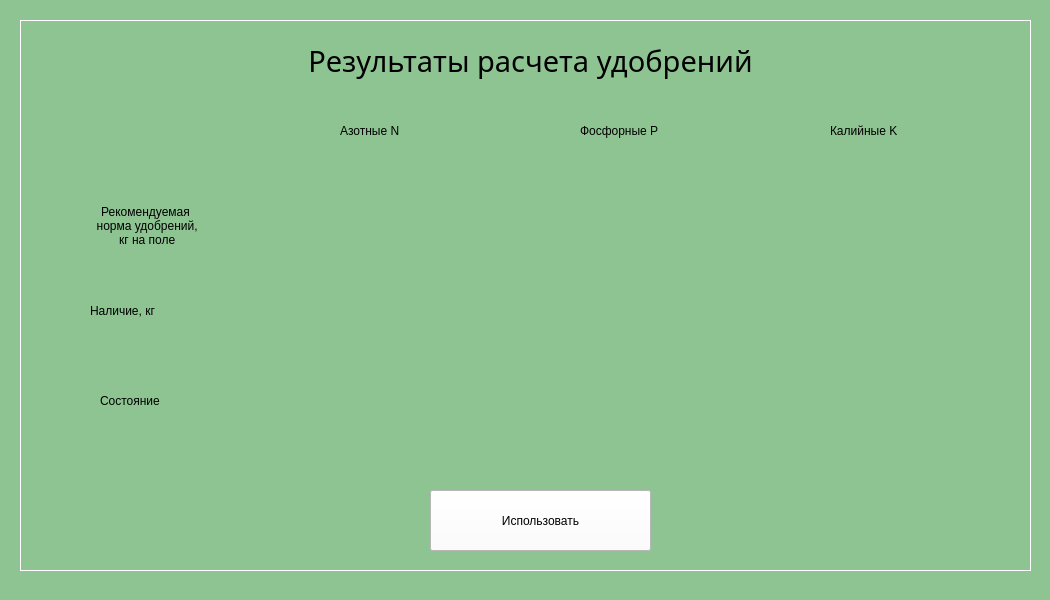
<?xml version="1.0" encoding="UTF-8"?>
<ui version="4.0">
 <class>ResultWindow</class>
 <widget class="QMainWindow" name="ResultWindow">
  <property name="geometry">
   <rect>
    <x>0</x>
    <y>0</y>
    <width>1050</width>
    <height>600</height>
   </rect>
  </property>
  <property name="sizePolicy">
   <sizepolicy hsizetype="Fixed" vsizetype="Fixed">
    <horstretch>0</horstretch>
    <verstretch>0</verstretch>
   </sizepolicy>
  </property>
  <property name="minimumSize">
   <size>
    <width>900</width>
    <height>600</height>
   </size>
  </property>
  <property name="maximumSize">
   <size>
    <width>1050</width>
    <height>600</height>
   </size>
  </property>
  <property name="windowTitle">
   <string>Результат</string>
  </property>
  <property name="styleSheet">
   <string notr="true">background-color: rgb(141, 196, 145);</string>
  </property>
  <widget class="QWidget" name="centralwidget">
   <widget class="QFrame" name="frame">
    <property name="geometry">
     <rect>
      <x>20</x>
      <y>20</y>
      <width>1011</width>
      <height>551</height>
     </rect>
    </property>
    <property name="styleSheet">
     <string notr="true">color: rgb(255, 255, 255);</string>
    </property>
    <property name="frameShape">
     <enum>QFrame::Box</enum>
    </property>
    <property name="frameShadow">
     <enum>QFrame::Plain</enum>
    </property>
    <widget class="QLabel" name="title_lbl">
     <property name="geometry">
      <rect>
       <x>220</x>
       <y>10</y>
       <width>581</width>
       <height>61</height>
      </rect>
     </property>
     <property name="font">
      <font>
       <family>Book Antiqua</family>
       <pointsize>22</pointsize>
      </font>
     </property>
     <property name="styleSheet">
      <string notr="true">color: rgb(0, 0, 0);</string>
     </property>
     <property name="midLineWidth">
      <number>1</number>
     </property>
     <property name="text">
      <string>Результаты расчета удобрений</string>
     </property>
     <property name="alignment">
      <set>Qt::AlignCenter</set>
     </property>
    </widget>
    <widget class="QLabel" name="azot_lbl">
     <property name="geometry">
      <rect>
       <x>320</x>
       <y>100</y>
       <width>161</width>
       <height>21</height>
      </rect>
     </property>
     <property name="styleSheet">
      <string notr="true">font: 16pt &quot;Book Antiqua&quot;;
color: rgb(0, 0, 0);</string>
     </property>
     <property name="text">
      <string>Азотные N</string>
     </property>
    </widget>
    <widget class="QLineEdit" name="azot_tb">
     <property name="geometry">
      <rect>
       <x>260</x>
       <y>180</y>
       <width>231</width>
       <height>41</height>
      </rect>
     </property>
     <property name="styleSheet">
      <string notr="true">font: bold 18pt &quot;Book Antiqua&quot;;
color: rgb(0, 0, 0);
border: none;
background-color: rgb(141, 196, 145);
</string>
     </property>
     <property name="alignment">
      <set>Qt::AlignCenter</set>
     </property>
     <property name="readOnly">
      <bool>true</bool>
     </property>
    </widget>
    <widget class="QLineEdit" name="potassium_tb">
     <property name="geometry">
      <rect>
       <x>760</x>
       <y>180</y>
       <width>231</width>
       <height>41</height>
      </rect>
     </property>
     <property name="styleSheet">
      <string notr="true">font: bold 18pt &quot;Book Antiqua&quot;;
color: rgb(0, 0, 0);
border: none;
background-color: rgb(141, 196, 145);</string>
     </property>
     <property name="alignment">
      <set>Qt::AlignCenter</set>
     </property>
     <property name="readOnly">
      <bool>true</bool>
     </property>
    </widget>
    <widget class="QLineEdit" name="phosphor_tb">
     <property name="geometry">
      <rect>
       <x>510</x>
       <y>180</y>
       <width>231</width>
       <height>41</height>
      </rect>
     </property>
     <property name="styleSheet">
      <string notr="true">font: bold 18pt &quot;Book Antiqua&quot;;
color: rgb(0, 0, 0);
border: none;
background-color: rgb(141, 196, 145);</string>
     </property>
     <property name="alignment">
      <set>Qt::AlignCenter</set>
     </property>
     <property name="readOnly">
      <bool>true</bool>
     </property>
    </widget>
    <widget class="QLabel" name="potassium_lbl">
     <property name="geometry">
      <rect>
       <x>810</x>
       <y>100</y>
       <width>161</width>
       <height>21</height>
      </rect>
     </property>
     <property name="styleSheet">
      <string notr="true">font: 16pt &quot;Book Antiqua&quot;;
color: rgb(0, 0, 0);</string>
     </property>
     <property name="text">
      <string>Калийные K</string>
     </property>
    </widget>
    <widget class="QLabel" name="phosphor_lbl">
     <property name="geometry">
      <rect>
       <x>560</x>
       <y>100</y>
       <width>181</width>
       <height>21</height>
      </rect>
     </property>
     <property name="styleSheet">
      <string notr="true">font: 16pt &quot;Book Antiqua&quot;;
color: rgb(0, 0, 0);</string>
     </property>
     <property name="text">
      <string>Фосфорные P</string>
     </property>
    </widget>
    <widget class="QPushButton" name="use_btn">
     <property name="geometry">
      <rect>
       <x>410</x>
       <y>470</y>
       <width>221</width>
       <height>61</height>
      </rect>
     </property>
     <property name="styleSheet">
      <string notr="true">background-color: rgb(255, 255, 255);
color: rgb(0, 0, 0);
border-color: rgb(0, 0, 0);
font: 14pt &quot;Book Antiqua&quot;;</string>
     </property>
     <property name="text">
      <string>Использовать</string>
     </property>
     <property name="checkable">
      <bool>false</bool>
     </property>
     <property name="autoRepeatDelay">
      <number>300</number>
     </property>
    </widget>
    <widget class="QLabel" name="azot_lbl_3">
     <property name="geometry">
      <rect>
       <x>70</x>
       <y>280</y>
       <width>141</width>
       <height>21</height>
      </rect>
     </property>
     <property name="styleSheet">
      <string notr="true">font: 14pt &quot;Book Antiqua&quot;;
color: rgb(0, 0, 0);</string>
     </property>
     <property name="text">
      <string>Наличие, кг</string>
     </property>
    </widget>
    <widget class="QLabel" name="quantity_lbl_2">
     <property name="geometry">
      <rect>
       <x>10</x>
       <y>140</y>
       <width>231</width>
       <height>131</height>
      </rect>
     </property>
     <property name="sizeIncrement">
      <size>
       <width>0</width>
       <height>0</height>
      </size>
     </property>
     <property name="layoutDirection">
      <enum>Qt::LeftToRight</enum>
     </property>
     <property name="styleSheet">
      <string notr="true">font: 14pt &quot;Book Antiqua&quot;;
color: rgb(0, 0, 0);</string>
     </property>
     <property name="text">
      <string>Рекомендуемая
 норма удобрений,
 кг на поле</string>
     </property>
     <property name="alignment">
      <set>Qt::AlignCenter</set>
     </property>
     <property name="wordWrap">
      <bool>true</bool>
     </property>
    </widget>
    <widget class="QLineEdit" name="azot_storage">
     <property name="geometry">
      <rect>
       <x>260</x>
       <y>270</y>
       <width>231</width>
       <height>41</height>
      </rect>
     </property>
     <property name="styleSheet">
      <string notr="true">font: bold 18pt &quot;Book Antiqua&quot;;
color: rgb(0, 0, 0);
border: none;
background-color: rgb(141, 196, 145);
</string>
     </property>
     <property name="alignment">
      <set>Qt::AlignCenter</set>
     </property>
     <property name="readOnly">
      <bool>true</bool>
     </property>
    </widget>
    <widget class="QLineEdit" name="phosphor_storage">
     <property name="geometry">
      <rect>
       <x>510</x>
       <y>270</y>
       <width>231</width>
       <height>41</height>
      </rect>
     </property>
     <property name="styleSheet">
      <string notr="true">font: bold 18pt &quot;Book Antiqua&quot;;
color: rgb(0, 0, 0);
border: none;
background-color: rgb(141, 196, 145);</string>
     </property>
     <property name="alignment">
      <set>Qt::AlignCenter</set>
     </property>
     <property name="readOnly">
      <bool>true</bool>
     </property>
    </widget>
    <widget class="QLineEdit" name="potassium_storage">
     <property name="geometry">
      <rect>
       <x>760</x>
       <y>270</y>
       <width>231</width>
       <height>41</height>
      </rect>
     </property>
     <property name="styleSheet">
      <string notr="true">font: bold 18pt &quot;Book Antiqua&quot;;
color: rgb(0, 0, 0);
border: none;
background-color: rgb(141, 196, 145);</string>
     </property>
     <property name="alignment">
      <set>Qt::AlignCenter</set>
     </property>
     <property name="readOnly">
      <bool>true</bool>
     </property>
    </widget>
    <widget class="QLabel" name="azot_lbl_5">
     <property name="geometry">
      <rect>
       <x>80</x>
       <y>370</y>
       <width>131</width>
       <height>21</height>
      </rect>
     </property>
     <property name="styleSheet">
      <string notr="true">font: 14pt &quot;Book Antiqua&quot;;
color: rgb(0, 0, 0);</string>
     </property>
     <property name="text">
      <string>Состояние</string>
     </property>
    </widget>
    <widget class="QTextEdit" name="azot_status">
     <property name="geometry">
      <rect>
       <x>310</x>
       <y>360</y>
       <width>171</width>
       <height>71</height>
      </rect>
     </property>
     <property name="styleSheet">
      <string notr="true">font:bold  15pt &quot;Book Antiqua&quot;;
color: rgb(0, 0, 0);
border: none;
text-align:center;
background-color: rgb(141, 196, 145);
</string>
     </property>
     <property name="midLineWidth">
      <number>-2</number>
     </property>
     <property name="verticalScrollBarPolicy">
      <enum>Qt::ScrollBarAlwaysOff</enum>
     </property>
     <property name="horizontalScrollBarPolicy">
      <enum>Qt::ScrollBarAlwaysOff</enum>
     </property>
     <property name="readOnly">
      <bool>true</bool>
     </property>
     <property name="html">
      <string>&lt;!DOCTYPE HTML PUBLIC &quot;-//W3C//DTD HTML 4.0//EN&quot; &quot;http://www.w3.org/TR/REC-html40/strict.dtd&quot;&gt;
&lt;html&gt;&lt;head&gt;&lt;meta name=&quot;qrichtext&quot; content=&quot;1&quot; /&gt;&lt;style type=&quot;text/css&quot;&gt;
p, li { white-space: pre-wrap; }
&lt;/style&gt;&lt;/head&gt;&lt;body style=&quot; font-family:'Book Antiqua'; font-size:15pt; font-weight:600; font-style:normal;&quot;&gt;
&lt;p align=&quot;center&quot; style=&quot;-qt-paragraph-type:empty; margin-top:0px; margin-bottom:0px; margin-left:0px; margin-right:0px; -qt-block-indent:0; text-indent:0px;&quot;&gt;&lt;br /&gt;&lt;/p&gt;&lt;/body&gt;&lt;/html&gt;</string>
     </property>
     <property name="setAlignment" stdset="0">
      <string>AlignCenter</string>
     </property>
    </widget>
    <widget class="QTextEdit" name="phosphor_status">
     <property name="geometry">
      <rect>
       <x>560</x>
       <y>360</y>
       <width>171</width>
       <height>71</height>
      </rect>
     </property>
     <property name="styleSheet">
      <string notr="true">font:bold  15pt &quot;Book Antiqua&quot;;
color: rgb(0, 0, 0);
border: none;
background-color: rgb(141, 196, 145);
</string>
     </property>
     <property name="midLineWidth">
      <number>-2</number>
     </property>
     <property name="verticalScrollBarPolicy">
      <enum>Qt::ScrollBarAlwaysOff</enum>
     </property>
     <property name="horizontalScrollBarPolicy">
      <enum>Qt::ScrollBarAlwaysOff</enum>
     </property>
     <property name="readOnly">
      <bool>true</bool>
     </property>
     <property name="html">
      <string>&lt;!DOCTYPE HTML PUBLIC &quot;-//W3C//DTD HTML 4.0//EN&quot; &quot;http://www.w3.org/TR/REC-html40/strict.dtd&quot;&gt;
&lt;html&gt;&lt;head&gt;&lt;meta name=&quot;qrichtext&quot; content=&quot;1&quot; /&gt;&lt;style type=&quot;text/css&quot;&gt;
p, li { white-space: pre-wrap; }
&lt;/style&gt;&lt;/head&gt;&lt;body style=&quot; font-family:'Book Antiqua'; font-size:15pt; font-weight:600; font-style:normal;&quot;&gt;
&lt;p align=&quot;center&quot; style=&quot;-qt-paragraph-type:empty; margin-top:0px; margin-bottom:0px; margin-left:0px; margin-right:0px; -qt-block-indent:0; text-indent:0px;&quot;&gt;&lt;br /&gt;&lt;/p&gt;&lt;/body&gt;&lt;/html&gt;</string>
     </property>
     <property name="setAlignment" stdset="0">
      <string>AlignCenter</string>
     </property>
    </widget>
    <widget class="QTextEdit" name="potassium_status">
     <property name="geometry">
      <rect>
       <x>810</x>
       <y>360</y>
       <width>161</width>
       <height>71</height>
      </rect>
     </property>
     <property name="styleSheet">
      <string notr="true">font:bold  15pt &quot;Book Antiqua&quot;;
color: rgb(0, 0, 0);
border: none;
background-color: rgb(141, 196, 145);
</string>
     </property>
     <property name="midLineWidth">
      <number>-2</number>
     </property>
     <property name="verticalScrollBarPolicy">
      <enum>Qt::ScrollBarAlwaysOff</enum>
     </property>
     <property name="horizontalScrollBarPolicy">
      <enum>Qt::ScrollBarAlwaysOff</enum>
     </property>
     <property name="readOnly">
      <bool>true</bool>
     </property>
     <property name="html">
      <string>&lt;!DOCTYPE HTML PUBLIC &quot;-//W3C//DTD HTML 4.0//EN&quot; &quot;http://www.w3.org/TR/REC-html40/strict.dtd&quot;&gt;
&lt;html&gt;&lt;head&gt;&lt;meta name=&quot;qrichtext&quot; content=&quot;1&quot; /&gt;&lt;style type=&quot;text/css&quot;&gt;
p, li { white-space: pre-wrap; }
&lt;/style&gt;&lt;/head&gt;&lt;body style=&quot; font-family:'Book Antiqua'; font-size:15pt; font-weight:600; font-style:normal;&quot;&gt;
&lt;p align=&quot;center&quot; style=&quot;-qt-paragraph-type:empty; margin-top:0px; margin-bottom:0px; margin-left:0px; margin-right:0px; -qt-block-indent:0; text-indent:0px;&quot;&gt;&lt;br /&gt;&lt;/p&gt;&lt;/body&gt;&lt;/html&gt;</string>
     </property>
     <property name="setAlignment" stdset="0">
      <string>AlignCenter</string>
     </property>
    </widget>
    <zorder>title_lbl</zorder>
    <zorder>azot_lbl</zorder>
    <zorder>azot_tb</zorder>
    <zorder>potassium_lbl</zorder>
    <zorder>phosphor_lbl</zorder>
    <zorder>use_btn</zorder>
    <zorder>phosphor_tb</zorder>
    <zorder>potassium_tb</zorder>
    <zorder>azot_lbl_3</zorder>
    <zorder>quantity_lbl_2</zorder>
    <zorder>azot_storage</zorder>
    <zorder>phosphor_storage</zorder>
    <zorder>potassium_storage</zorder>
    <zorder>azot_lbl_5</zorder>
    <zorder>azot_status</zorder>
    <zorder>phosphor_status</zorder>
    <zorder>potassium_status</zorder>
   </widget>
  </widget>
  <widget class="QStatusBar" name="statusbar"/>
 </widget>
 <resources/>
 <connections/>
</ui>
